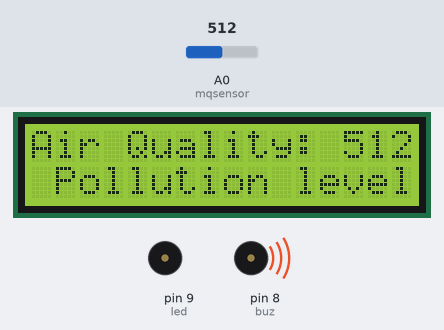
Recording of a sketch running on a simulated Arduino Uno, built with avr-gcc and run on an emulated ATmega328P. Shown: 16×2 character LCD, buzzer (waves = sounding, pin HIGH). The inputs (shaded band) are chosen by the test bench; at power-on: A0 (mqsensor) = 512. What the sketch prints to the serial monitor is not drawn.

Above: at 0.92 s.
1.3 s: A0 (mqsensor) set to 264
At 1.68 s:
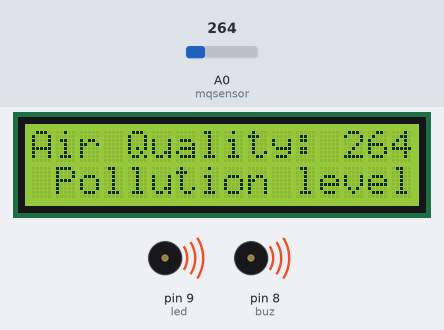
3.0 s: A0 (mqsensor) set to 235
At 4.3 s:
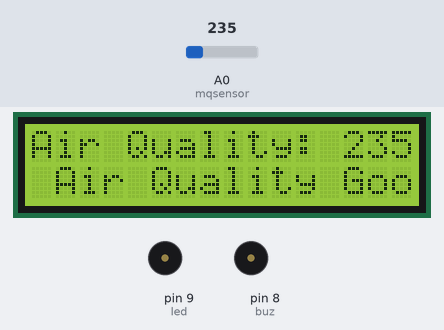
4.6 s: A0 (mqsensor) set to 260
At 4.97 s:
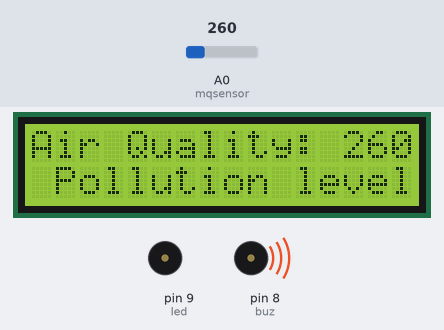
6.1 s: A0 (mqsensor) set to 240
At 6.8 s:
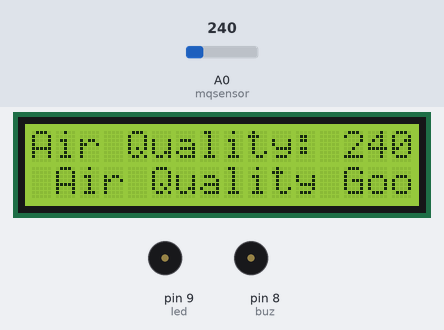
7.6 s: A0 (mqsensor) set to 306
At 8.0 s:
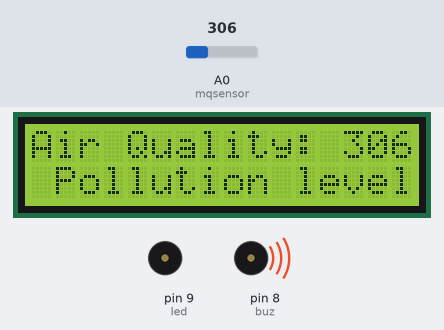
Timing chart, 0 to 10.1 s (numbered marks = the images above; inputs shaded):
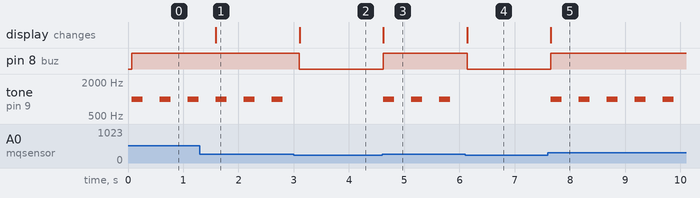

The sketch:

Air_Quality_Monitoring.ino
```cpp
#include <LiquidCrystal.h>
const int rs=12, en=11, d4=5, d5=4, d6=3, d7=2;
LiquidCrystal lcd(rs,en,d4,d5,d6,d7);

int buz=8;
int led=9;
const int mqsensor=A0;
int threshold=250;
void setup() {
  pinMode(buz,OUTPUT);
  pinMode(led,OUTPUT);
  pinMode(mqsensor,INPUT);

  Serial.begin(9600);//setting baud rate to display the value on lcd.

  lcd.clear();//clear the lcd screen.
  lcd.begin(16, 2);

}

void loop() {
  int ppm=analogRead(mqsensor);
  Serial.print("Air Quality: ");
  Serial.println(ppm);

  lcd.setCursor(0,0);//set the cursor to first row, first column.
  lcd.print("Air Quality: ");
  lcd.print(ppm);

  if(ppm > threshold){
    lcd.setCursor(1,1);
    lcd.print("Pollution level HIGH!!");
    Serial.print("Pollution level HIGH!!");
    tone(led,1000,200);//used for blinking LED.
    digitalWrite(buz,HIGH);//turn on the buzzer.
  }
  else{
    digitalWrite(led,LOW);
    digitalWrite(buz,LOW);
    lcd.setCursor(1,1);
    lcd.print("Air Quality Good");
    Serial.print("Air Quality GOOD!!");
  }
  delay(500);
}
```

Measured:
- the behaviour switches between 251 and 250 on A0 (mqsensor) (found by bisection; images 1 and 2)
- after the input at 1.3 s, the display: changes after 0.29 s (image 1)
- after the input at 3.0 s, pin 8 (buz): HIGH → LOW after 0.10 s; tone on pin 9 (led): stops changing and stays silent; the display: changes after 0.11 s (image 2)
- after the input at 4.6 s, pin 8 (buz): LOW → HIGH at once; tone on pin 9 (led): alternates 1000 Hz for 0.20 s and silent for 0.31 s, starting at once; the display: changes at once (image 3)
- after the input at 6.1 s, pin 8 (buz): HIGH → LOW at once; tone on pin 9 (led): stops changing and stays silent; the display: changes at once (image 4)
- after the input at 7.6 s, pin 8 (buz): LOW → HIGH after 0.05 s; tone on pin 9 (led): alternates 1000 Hz for 0.20 s and silent for 0.31 s, starting after 0.05 s; the display: changes after 0.05 s (image 5)
- by itself, tone on pin 9 (led): alternates 1000 Hz for 0.20 s and silent for 0.31 s
